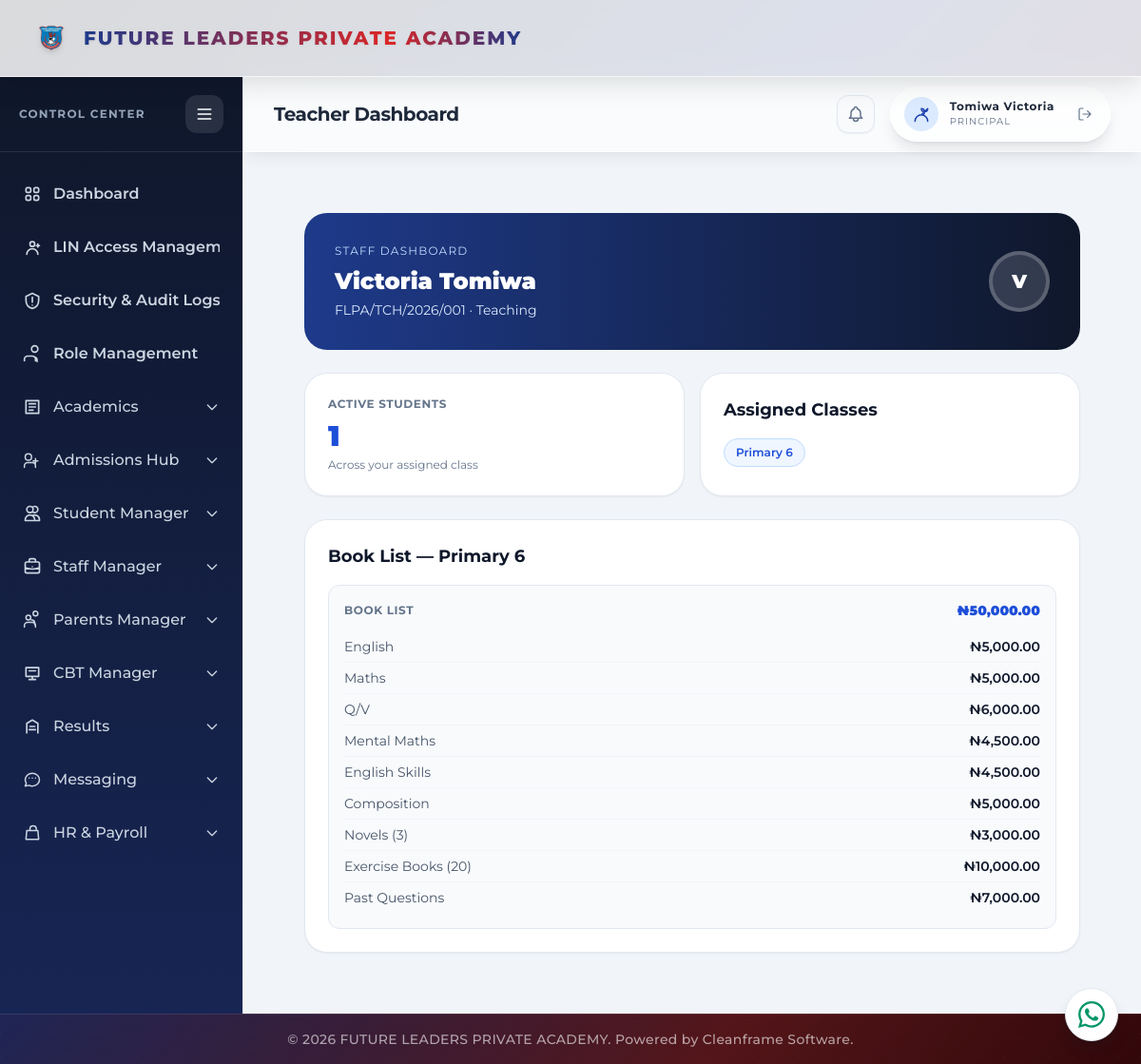
The page /teacher-dashboard/ (signed in) on the database its author committed.
### portal/models.py (models this page shows, shortened)
class Teacher(models.Model):
    staff_id = models.CharField(max_length=100, unique=True, blank=True)
    first_name = models.CharField(max_length=50)
    last_name = models.CharField(max_length=50, verbose_name='Surname')
    other_name = models.CharField(max_length=50, blank=True)
    other_name = models.CharField(max_length=50, blank=True, null=True)
    staff_type = models.CharField(max_length=50, blank=True, null=True)
    birth_month = models.CharField(max_length=100, blank=True, null=True)
    birth_day = models.CharField(max_length=100, blank=True, null=True)
    state_of_origin = models.CharField(max_length=50, blank=True, null=True)
    lga_of_origin = models.CharField(max_length=50, blank=True, null=True)
    status = models.CharField(max_length=100, default='Active') # Active or Inactive
    phone_number = models.CharField(max_length=100, unique=True)
    email = models.EmailField(unique=True)
    passport = models.ImageField(upload_to='teacher_passports/', max_length=255, blank=True, null=True)
    date_joined = models.DateField(auto_now_add=True)
    user = models.OneToOneField(settings.AUTH_USER_MODEL, on_delete=models.SET_NULL, null=True, blank=True, related_name='teacher_record')

class ClassRoom(models.Model):
    SECTION_CHOICES = [
        ('KG', 'Kindergarten'),
        ('Nursery', 'Nursery'),
        ('Primary', 'Primary'),
    ]
    name = models.CharField(max_length=50, unique=True)  # e.g., "Primary 4", "KG 2"
    section = models.CharField(max_length=100, choices=SECTION_CHOICES)
    level_number = models.IntegerField(null=True, blank=True) # e.g., 1, 2, 3, 4, 6 (skipping 5)
    sequence = models.IntegerField(null=True, blank=True)
    is_terminal = models.BooleanField(default=False)
    next_class = models.ForeignKey('self', on_delete=models.SET_NULL, null=True, blank=True, related_name='previous_classes')
    class_teacher = models.ForeignKey('Teacher', on_delete=models.SET_NULL, null=True, blank=True, related_name='assigned_class')

class BookItem(models.Model):
    target_class = models.ForeignKey(ClassRoom, on_delete=models.CASCADE, related_name='book_items')
    title = models.CharField(max_length=150)
    price = models.DecimalField(max_digits=12, decimal_places=2)
    class Meta:
        ordering = ['target_class__section', 'target_class__sequence', 'id']

### portal/views.py (the view)
# urls.py: path('teacher-dashboard/', views.teacher_dashboard_view, name='teacher_dashboard'),
@login_required(login_url='login')
def teacher_dashboard_view(request):
    teacher = getattr(request.user, 'teacher_record', None)
    if not teacher:
        return redirect('dashboard')
    classes = teacher.assigned_class.all()
    for classroom in classes:
        classroom.fee_book_breakdown = classroom_fee_book_breakdown(classroom)
    linked_parent = getattr(request.user, 'parent_record', None)
    linked_children = list(linked_parent.children.select_related('current_class')) if linked_parent else []
    if linked_children:
        active_term = AcademicTerm.objects.filter(is_active=True).first()
        for child in linked_children:
            child.outstanding_balance = student_outstanding_balance(child, active_term)
            child.is_cleared = child.outstanding_balance <= 0
    return render(request, 'portal/teacher_dashboard.html', {
        'teacher': teacher,
        'classes': classes,
        'active_students': Student.objects.filter(status='Student', current_class__in=classes).count(),
        'subjects': Subject.objects.order_by('name'),
        'linked_children': linked_children,
    })

### portal/context_processors.py (called while the page is built)
def _portal_name_parts(user):
    for relation_name in ('teacher_record', 'student_record', 'parent_record'):
        record = getattr(user, relation_name, None)
        if record:
            first_name = (getattr(record, 'first_name', '') or '').strip()
            last_name = (getattr(record, 'last_name', '') or '').strip()
            if first_name or last_name:
                return first_name, last_name
    return user.first_name.strip(), user.last_name.strip()

def _portal_picture_url(user):
    candidates = [
        getattr(getattr(user, 'account_profile', None), 'profile_picture', None),
        getattr(getattr(user, 'student_record', None), 'passport', None),
        getattr(getattr(user, 'teacher_record', None), 'passport', None),
    ]
    for picture in candidates:
        if picture:
            try:
                if picture.storage.exists(picture.name):
                    return picture.url
            except (OSError, ValueError):
                continue
    return ''

### portal/views.py (called while the page is built)
def classroom_fee_book_breakdown(classroom):
    if not classroom:
        return {'book_items': [], 'total_books': Decimal('0')}
    book_items = list(classroom.book_items.order_by('id'))
    return {
        'book_items': book_items,
        'total_books': sum((item.price for item in book_items), Decimal('0')),
    }

### portal/templates/portal/teacher_dashboard.html (shortened to what this page needs)
{% extends 'portal/base.html' %}{% block page_title %}Teacher Dashboard{% endblock %}{% block content %}<div class="min-h-full bg-slate-100 p-6 lg:p-8"><div class="mx-auto max-w-6xl space-y-6"><div class="flex flex-col justify-between gap-4 rounded-3xl bg-gradient-to-r from-blue-900 to-slate-900 p-8 text-white sm:flex-row sm:items-center"><div><p class="text-xs uppercase tracking-widest text-blue-200">Staff Dashboard</p><h1 class="mt-2 text-2xl font-black">{{ teacher.first_name }} {{ teacher.last_name }}</h1><p class="mt-1 text-sm text-blue-100">{{ teacher.staff_id }} · {{ teacher.staff_type }}</p></div>{% if portal_profile_picture_url %}<img src="{{ portal_profile_picture_url }}" alt="{{ teacher.first_name }} {{ teacher.last_name }} profile picture" class="h-16 w-16 rounded-full border-4 border-white/20 object-cover shadow-sm" onerror="this.classList.add('hidden'); this.nextElementSibling.classList.remove('hidden');"><span class="hidden h-16 w-16 items-center justify-center rounded-full border-4 border-white/20 bg-white/15 text-xl font-black">{{ portal_first_name|slice:':1'|upper }}</span>{% else %}<span class="flex h-16 w-16 items-center justify-center rounded-full border-4 border-white/20 bg-white/15 text-xl font-black">{{ portal_first_name|slice:':1'|upper }}</span>{% endif %}</div><div class="grid gap-4 sm:grid-cols-2"><div class="rounded-3xl border border-slate-200 bg-white p-6 shadow-sm"><p class="text-xs font-bold uppercase tracking-wider text-slate-500">Active students</p><p class="mt-2 text-3xl font-black text-blue-700">{{ active_students }}</p><p class="mt-1 text-xs text-slate-500">Across your assigned class</p></div><div class="rounded-3xl border border-slate-200 bg-white p-6 shadow-sm"><h2 class="text-lg font-bold text-slate-900">Assigned Classes</h2><div class="mt-4 flex flex-wrap gap-2">{% for classroom in classes %}<span class="rounded-full border border-blue-200 bg-blue-50 px-3 py-1.5 text-xs font-semibold text-blue-700">{{ classroom.name }}</span>{% empty %}<p class="text-sm text-slate-500">No classes assigned.</p>{% endfor %}</div></div></div>{% for classroom in classes %}<div class="rounded-3xl border border-slate-200 bg-white p-6 shadow-sm"><h2 class="text-lg font-bold text-slate-900">Book List — {{ classroom.name }}</h2><div class="mt-4 rounded-xl border border-slate-200 bg-slate-50 p-4"><div class="flex items-center justify-between"><p class="text-xs font-bold uppercase tracking-wider text-slate-500">Book List</p><span class="text-sm font-black text-blue-700">₦{{ classroom.fee_book_breakdown.total_books|floatformat:'2g' }}</span></div><div class="mt-3 divide-y divide-slate-100">{% for item in classroom.fee_book_breakdown.book_items %}<div class="flex justify-between py-1.5 text-sm"><span class="text-slate-600">{{ item.title }}</span><span class="font-semibold text-slate-900">₦{{ item.price|floatformat:'2g' }}</span></div>{% empty %}<p class="py-1.5 text-xs text-slate-400">No books set yet.</p>{% endfor %}</div></div></div>{% endfor %}</div></div>{% endblock %}

### portal/static/portal/css/global.css (style rules this page uses)
html, body, body *, button, input, select, textarea, optgroup { font-family: 'Montserrat' !important; }
html { font-synthesis: none; overflow-x: hidden; }
body { overflow-x: hidden; overflow-wrap: normal; }
:is(.rounded-full, .status-badge, .exam-status-badge, span[class*='rounded-lg']) { white-space: nowrap; overflow-wrap: normal; }

### rows shown on the page
Teacher: first_name "Victoria", last_name "Tomiwa", staff_id "FLPA/TCH/2026/001", staff_type "Teaching", first_name "V"
ClassRoom: name "Primary 6", fee_book_breakdown.total_books "50,000.00"
BookItem: title "English", price "5,000.00"
BookItem: title "Maths", price "5,000.00"
BookItem: title "Q/V", price "6,000.00"
BookItem: title "Mental Maths", price "4,500.00"
BookItem: title "English Skills", price "4,500.00"
BookItem: title "Composition", price "5,000.00"
BookItem: title "Novels (3)", price "3,000.00"
BookItem: title "Exercise Books (20)", price "10,000.00"
BookItem: title "Past Questions", price "7,000.00"

### other values the page prints
{{ portal_display_name }} "Tomiwa Victoria"
{{ active_students }} "1"
